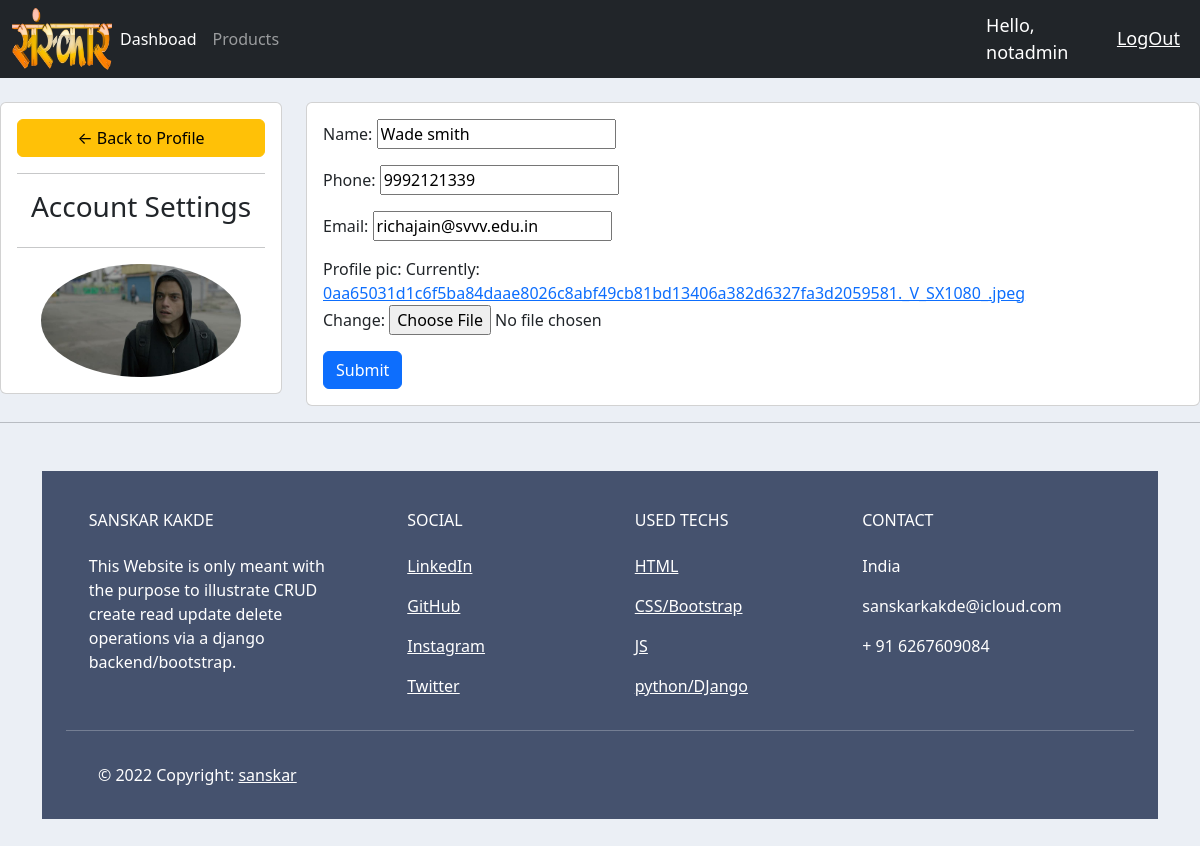
Page /account/ (signed in) on the committed database.
### accounts/models.py (models this page shows, shortened)
class Customer(models.Model):
  user=models.OneToOneField(User,null=True,on_delete=models.CASCADE)
  name=models.CharField(max_length=200,null=True)
  phone=models.CharField(max_length=200,null=True)
  email=models.CharField(max_length=200,null=True)
  profile_pic=models.ImageField(default="366572.jpeg",null=True)
  date_created=models.DateTimeField(auto_now_add=True,null=True)

### accounts/views.py (the view)
# urls.py: path('account/',views.accountsettings,name="account"),
def accountsettings(request):
    Customer=request.user.customer
    form=CustomerForm(instance=Customer)
    if request.method=='POST':
        form=CustomerForm(request.POST,request.FILES,instance=Customer)
        if form.is_valid():
            form.save()
    context={'form':form}
    return render(request,'accounts/account_settings.html',context)

### accounts/form.py
class CustomerForm(ModelForm):
    class Meta:
        model=Customer
        fields='__all__'
        exclude=['user']

### accounts/templates/accounts/account_settings.html (shortened to what this page needs)
{%  extends 'accounts/main.html' %}
{% load static %}
{% block content %}
<br>
<div class="row">
	<div class="col-md-3">
		<div class="card card-body">
			<a class="btn btn-warning" href="{% url 'home' %}"> &#8592; Back to Profile</a>
			<hr>
			<h3 style="text-align: center">Account Settings</h3>
			<hr>
			<img class="profile-pic" src="{{request.user.customer.profile_pic.url}}" >
		</div>
	</div>
	<div class="col-md-9">
		<div class="card card-body">
			<form method="POST" action="" enctype="multipart/form-data">
				{{form.as_p}}
			<input class="btn btn-primary" type="submit" name="Update Information">
			</form>
		</div>
	</div>
</div>
{% endblock %}

### accounts/templates/accounts/navbar.html (shortened to what this page needs)
{% load static %}
<nav class="navbar navbar-expand-lg navbar-dark bg-dark">
  <div class="container-fluid">
    <img src="{% static 'images/Sanskar-TV.png' %}" style="width:100px;height:auto">
    <div class="collapse navbar-collapse" id="navbarNav">
      <ul class="navbar-nav">
        <li class="nav-item">
          <a class="nav-link active" aria-current="page" href="{% url 'home' %}">Dashboad</a>
        </li>
        <li class="nav-item">
          <a class="nav-link" href="{% url 'products' %}">Products</a>
        </li>
      </ul>
    </div>
  </div>
    <span class="hello-msg">Hello, {{ request.user }}</span>
    <span><a class="hello-msg" href="{%  url 'logout' %}">LogOut</a></span>
</nav>

### static/css/main.css (style rules this page uses)
body { background-color: #ebeff5; }

### accounts/templates/accounts/navbar.html (style rules this page uses)
.hello-msg { font-size:18px; color:#fff; margin-right:20px; }

### accounts/templates/accounts/account_settings.html (style rules this page uses)
.profile-pic { max-width: 200px; max-height:200px; margin: 0 auto; border-radius: 50%; }

### rows in the picture
Customer: name "Wade smith", phone "9992121339", email "richajain@svvv.edu.in"

### other values in the picture
{{ request.user }} "notadmin"
